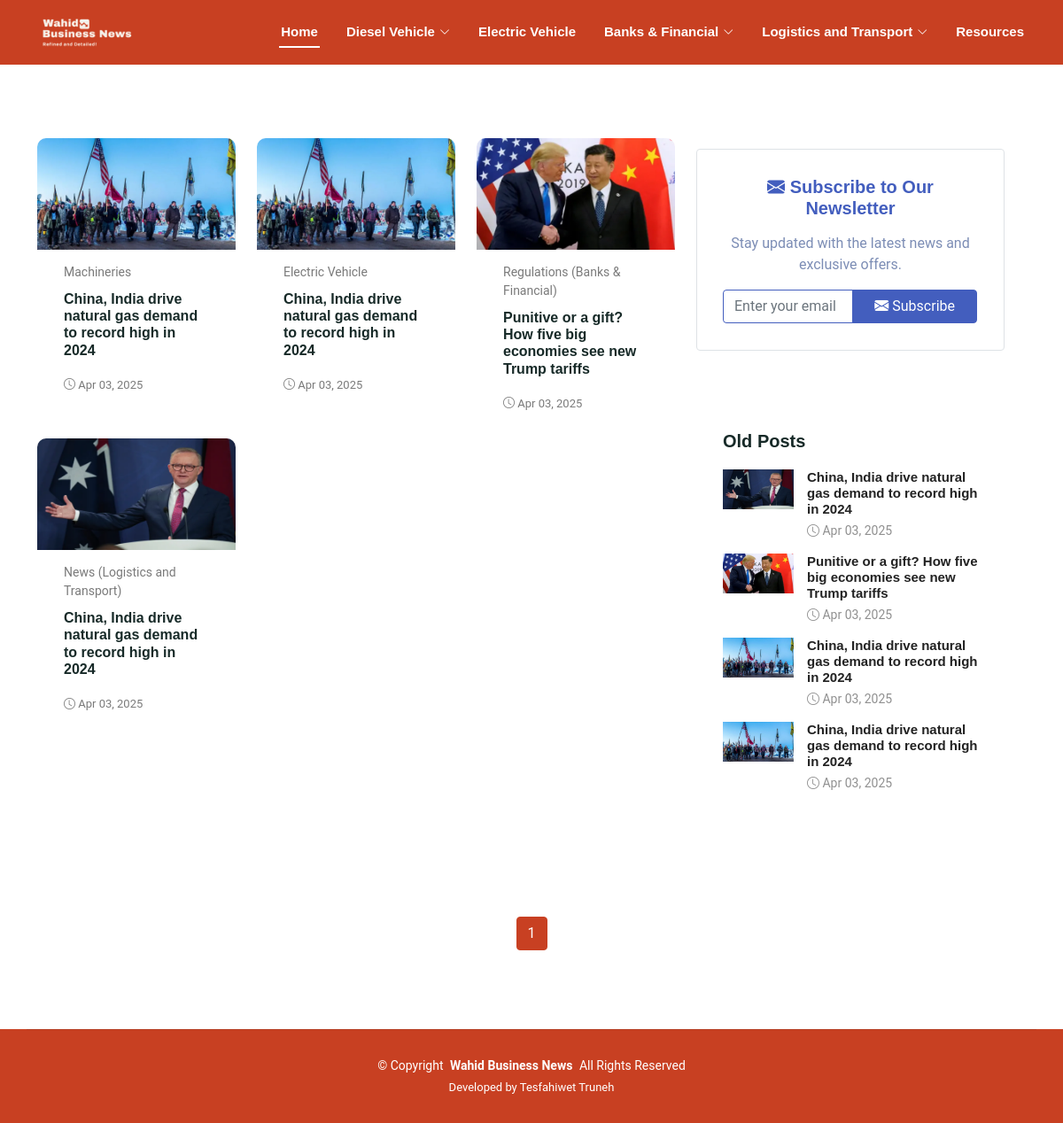
/, run on an earlier commit of the app's database.
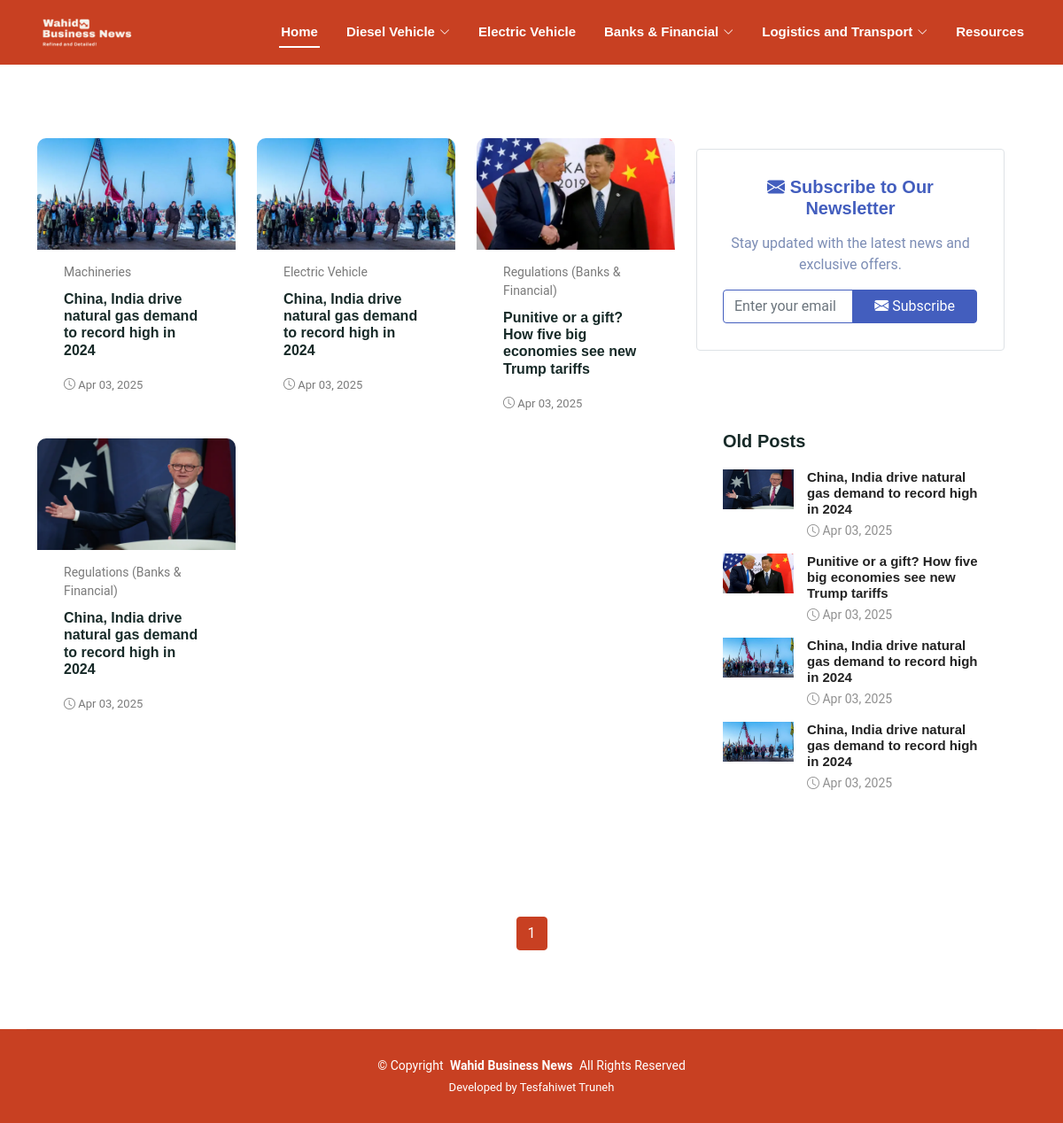
And on a later commit of the database.
### admin_app/models.py (models this page shows, shortened)
class MainMenu(models.Model):
    name = models.CharField(max_length=255, unique=True)

class Article(models.Model):
    def get_article_types():
        submenu_choices = [(submenu.name, submenu.name) for submenu in SubMenu.objects.all()]
        mainmenu_choices = [(mainmenu.name, mainmenu.name) for mainmenu in MainMenu.objects.filter(submenus__isnull=True)]
        return submenu_choices + mainmenu_choices
    title = models.CharField(max_length=200)
    slug = models.SlugField(unique=True, blank=True)
    content = FroalaField(theme='dark')
    thumbnail = models.ImageField(upload_to=thumbnail_upload_to)
    news_type = models.CharField(
        max_length=50,
        choices=get_article_types, verbose_name="Article Category"
    )
    created_at = models.DateTimeField(default=timezone.now)
    updated_at = models.DateTimeField(auto_now=True)
    class Meta:
        ordering = ['-created_at']

### App/views.py (the view, shortened to what this page needs)
# urls.py: path("", UserIndex.as_view(), name="user-index-view"),
class UserIndex(MenuMixin, TemplateView):
    template_name = "index.html"
    def get(self, request, *args, **kwargs):
        website = Website.objects.get(name="Wahid Business News")
        hit_count = HitCount.objects.get_for_object(website)
        HitCountMixin.hit_count(request, hit_count)
        return super().get(request, *args, **kwargs)
    def get_context_data(self, **kwargs):
        context = super().get_context_data(**kwargs)
        article_list = Article.objects.only('id', 'title', 'content', 'created_at').order_by("-created_at")
        paginator = Paginator(article_list, 9)
        page = self.request.GET.get('page')
        try:
            articles = paginator.page(page)
        except (PageNotAnInteger, EmptyPage):
            articles = paginator.page(1)
        old_articles = Article.objects.only('id', 'title').order_by("created_at")[:5]
        context["articles"] = articles
        context["old_articles"] = old_articles
        return context

### App/views.py (called while the page is built)
    def get_context_data(self, **kwargs):
        context = super().get_context_data(**kwargs)
        context['main_menus'] = MainMenu.objects.prefetch_related('submenus').all()
        return context

### templates/index.html (shortened to what this page needs)
{% extends 'base.html' %}
{% load static %}
{% block 'page-template' %}
<main class="main">
    <section id="blog-posts" class="blog-posts section mt-5">
        <div class="container">
            <div class="row">
                <div class="row">
                    <div class="col-lg-8 mt-5">
                        <div class="row">
                            {% if articles %}
                            {% for article in articles %}
                            <div class="col-lg-4">
                                <article class="news-article" data-aos="fade-right">
                                    <div class="post-img">
                                        <img src="{{ article.thumbnail.url }}" alt="" class="img-fluid">
                                    </div>
                                    <p class="post-category">{{ article.news_type }}</p>
                                    <h2 class="title">
                                        <a href="#" data-bs-toggle="modal"
                                            data-bs-target="#articleModal{{ article.id }}">
                                            {{ article.title }}</a>
                                    </h2>
                                    <div class="post-meta d-flex align-items-center">
                                        <p class="post-date">
                                            <time datetime="{{ article.created_at|date:'Y-m-d' }}">
                                                <span class="bi bi-clock"></span> {{ article.created_at|date:'M d, Y' }}
                                            </time>
                                        </p>
                                    </div>
                                </article>
                            </div>
                            {% endfor %}
                            {% endif %}
                        </div>
                    </div>
                    <div class="col-lg-4" data-aos="flip-left" data-aos-easing="ease-out-cubic" data-aos-duration="600">
                        <div class="widgets-container border border-1 border-muted rounded text-center">
                            <h5 class="fw-bold text-primary mb-3"><i class="bi bi-envelope-fill"></i> Subscribe to Our
                                Newsletter</h5>
                            <p class="text-muted mb-3 text-dark">Stay updated with the latest news and exclusive offers.
                            </p>
                            <form id="subscribe-form" method="POST" class="input-group">
                                <input type="email" id="email" name="email"
                                    class="form-control border border-primary rounded-start"
                                    placeholder="Enter your email" required>
                                <button class="btn btn-primary px-4 rounded-end" type="submit" title="Subscribe">
                                    <i class="bi bi-envelope-fill"></i> Subscribe
                                </button>
                            </form>
                        </div>
                        <div class="widgets-container">
                            <div class="recent-posts-widget widget-item">
                                <h3 class="widget-title">Old Posts</h3>
                                {% for article in old_articles %}
                                <div class="post-item">
                                    <img src="{{ article.thumbnail.url }}" alt="" class="flex-shrink-0"
                                        style="height: 100%;">
                                    <div>
                                        <h4><a href="#" data-bs-toggle="modal"
                                                data-bs-target="#articleModal{{ article.id }}">{{ article.title }}</a>
                                        </h4>
                                        <time style="font-style: normal;"
                                            datetime="{{ article.created_at|date:'Y-m-d' }}">
                                            <span class="bi bi-clock"></span> {{ article.created_at|date:'M d, Y' }}
                                        </time>
                                    </div>
                                </div>
                                {% endfor %}
                            </div>
                        </div>
                    </div>
                </div>
            </div>
        </div>
    </section>
    <section id="blog-pagination" class="blog-pagination section">
        <div class="container">
            <div class="d-flex justify-content-center">
                <ul class="pagination">
                    {% for page_num in articles.paginator.page_range %}
                    {% if articles.number == page_num %}
                    <li class="page-item active">
                        <span class="page-link">{{ page_num }}</span>
                    </li>
                    {% else %}
                    <li class="page-item">
                        <a class="page-link" href="?page={{ page_num }}&next_post=true">{{ page_num }}</a>
                    </li>
                    {% endif %}
                    {% endfor %}
                </ul>
            </div>
        </div>
    </section>
</main>
{% endblock %}

### templates/base.html (shortened to what this page needs)
{% load static %}
<!DOCTYPE html>
<html lang="en">
<head>
    <link rel="stylesheet" href="{% static 'admin_statics/bootstrap.css' %}">
    <link rel="stylesheet" href="https://cdn.jsdelivr.net/npm/bootstrap-icons@1.11.3/font/bootstrap-icons.min.css">
    <link href="https://cdn.jsdelivr.net/npm/aos@2.3.4/dist/aos.css" rel="stylesheet">
    <link href="{% static 'css/main.css' %}" rel="stylesheet">
</head>
<body class="blog-page">
    <header id="header" class="header fixed-top">
        <div class="branding d-flex align-items-cente">
            <div class="container position-relative d-flex align-items-center justify-content-between">
                <a href="{% url 'user-index-view' %}" class="logo d-flex align-items-center">
                    <img src="{% static 'images/mobile-view-logo.png' %}" alt="">
                </a>
                <nav id="navmenu" class="navmenu">
                    <ul>
                        <li>
                            <a href="{% url 'user-index-view' %}"
                                class="fw-bold {% if request.resolver_match.url_name == 'user-index-view' %}active{% endif %}">
                                Home
                            </a>
                        </li>
                        {% for main_menu in main_menus %}
                            <li class="dropdown">
                                    {% if main_menu.submenus.all %}
                                        <a href="#" class="fw-bold">
                                            <span>{{ main_menu.name }}</span>
                                            <i class="bi bi-chevron-down toggle-dropdown"></i>
                                        </a>
                                    {% else %}
                                        <a href="{% url 'news-by-category' main_menu.name %}" class="fw-bold">
                                            <span>{{ main_menu.name }}</span>
                                        </a>
                                    {% endif %}
                            </li>
                        {% endfor %}
                        <li>
                            <a href="{% url 'display-resources' %}"
                                class="fw-bold {% if request.resolver_match.url_name == 'display-resources' %}active{% endif %}">
                                Resources
                            </a>
                        </li>
                    </ul>
                </nav>
            </div>
        </div>
    </header>
    {% block 'page-template' %}
    {% endblock %}
    <footer id="footer" class="footer accent-background">
        <div class="container copyright text-center mt-4">
            <p>© <span>Copyright</span> <strong class="px-1 sitename">Wahid Business News</strong> <span>All Rights
                    Reserved</span></p>
            <div class="credits">
                Developed by <a href="https://bootstrapmade.com/">Tesfahiwet Truneh</a>
            </div>
        </div>
    </footer>
</body>
</html>

What changed in the data, as far as the page shows it:
changed Article (number 4 of 4 on the later page): news_type "News (Logistics and Transport)" → "Regulations (Banks & Financial)"
